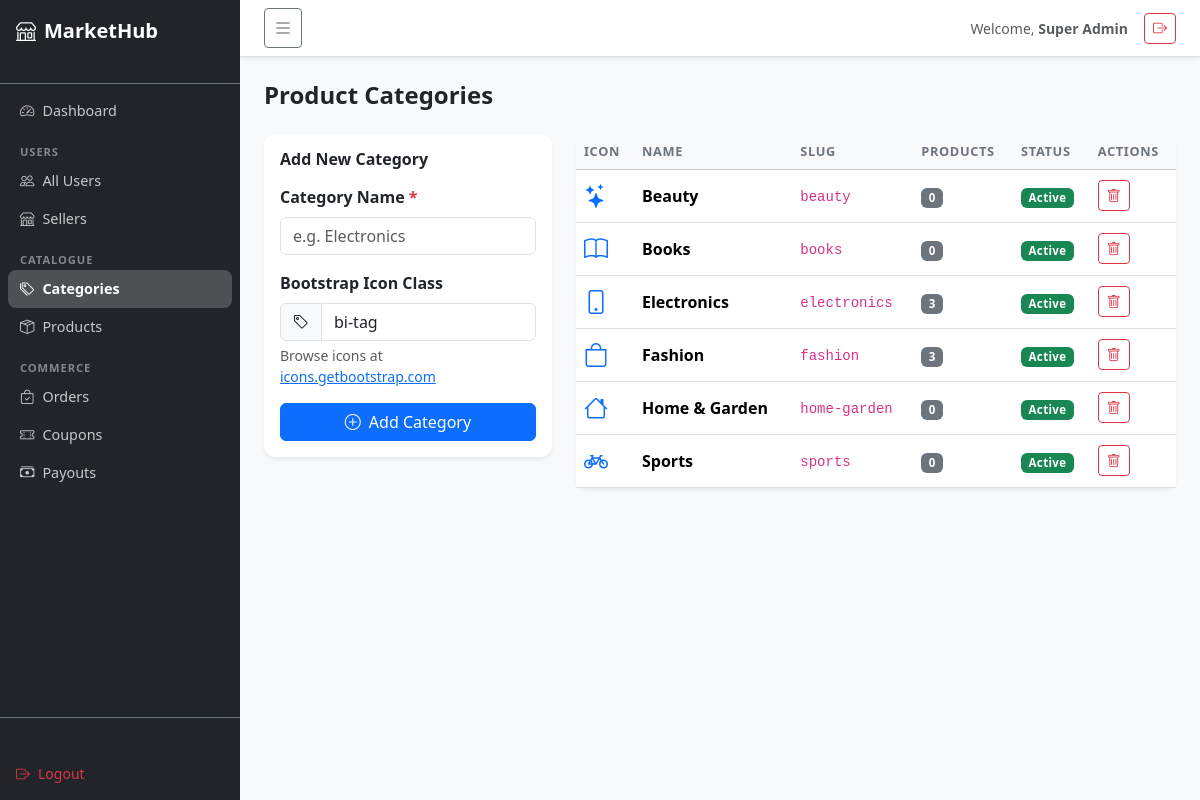
The page /index.php?page=admin_categories (signed in) on the database its author committed.
### tables this page shows
CREATE TABLE categories (
    id INT AUTO_INCREMENT PRIMARY KEY,
    name VARCHAR(100) NOT NULL UNIQUE,
    slug VARCHAR(120) NOT NULL UNIQUE,
    icon VARCHAR(50) DEFAULT 'bi-tag',
    status ENUM('active','inactive') DEFAULT 'active',
    created_at TIMESTAMP DEFAULT CURRENT_TIMESTAMP
);

### controllers/AdminController.php (called while the page is built, shortened)
<?php
class AdminController {
    private Category $categoryModel;
    public function __construct() {
        $this->categoryModel = new Category();
    }
    public function categories(): void {
        $categories = $this->categoryModel->getAll(false);
        require_once __DIR__ . '/../views/admin/categories.php';
    }
}

### config/Database.php (called while the page is built)
<?php
class Database {
    private static ?PDO $instance = null;
    public static function connect(): PDO {
        if (self::$instance === null) {
            $dsn = "mysql:host=" . DB_HOST . ";dbname=" . DB_NAME . ";charset=" . DB_CHARSET;
            $options = [
                PDO::ATTR_ERRMODE            => PDO::ERRMODE_EXCEPTION,
                PDO::ATTR_DEFAULT_FETCH_MODE => PDO::FETCH_ASSOC,
                PDO::ATTR_EMULATE_PREPARES   => false,
            ];
            try {
                self::$instance = new PDO($dsn, DB_USER, DB_PASS, $options);
            } catch (PDOException $e) {
                die('<div style="padding:20px;font-family:sans-serif;color:red;"><h3>Database Connection Failed</h3><p>' . htmlspecialchars($e->getMessage()) . '</p></div>');
            }
        }
        return self::$instance;
    }
}

### models/Category.php (called while the page is built, shortened)
<?php
class Category {
    private PDO $db;
    public function __construct() { $this->db = Database::connect(); }
    public function getAll(bool $activeOnly = true): array {
        $sql = "SELECT c.*, COUNT(p.id) AS product_count
                FROM categories c
                LEFT JOIN products p ON c.id = p.category_id AND p.status = 'active'";
        $sql .= " GROUP BY c.id ORDER BY c.name ASC";
        return $this->db->query($sql)->fetchAll();
    }
}

### config/helpers.php (called while the page is built, shortened)
<?php
function e(mixed $val): string {
    return htmlspecialchars((string)$val, ENT_QUOTES, 'UTF-8');
}

### views/admin/categories.php (the view, shortened to what this page needs)
<?php $pageTitle = 'Categories'; $activePage = 'categories'; require_once __DIR__ . '/../partials/admin_header.php'; ?>
<h4 class="fw-bold mb-4">Product Categories</h4>
<div class="row g-4">
    <div class="col-md-4">
        <div class="card border-0 shadow-sm">
            <div class="card-body">
                <h6 class="fw-bold mb-3">Add New Category</h6>
                <form method="POST" action="<?= BASE_URL ?>index.php?page=admin_add_category">
                    <div class="mb-3">
                        <label class="form-label fw-semibold">Category Name <span class="text-danger">*</span></label>
                        <input type="text" name="name" class="form-control" placeholder="e.g. Electronics" required>
                    </div>
                    <div class="mb-3">
                        <label class="form-label fw-semibold">Bootstrap Icon Class</label>
                        <div class="input-group">
                            <span class="input-group-text" id="iconPreview"><i class="bi bi-tag"></i></span>
                            <input type="text" name="icon" id="iconInput" class="form-control"
                                   placeholder="bi-phone" value="bi-tag"
                                   oninput="document.getElementById('iconPreview').innerHTML='<i class=\'bi \'+this.value+\'\'></i>'">
                        </div>
                        <div class="form-text">
                            Browse icons at <a href="https://icons.getbootstrap.com" target="_blank">icons.getbootstrap.com</a>
                        </div>
                    </div>
                    <button type="submit" class="btn btn-primary w-100">
                        <i class="bi bi-plus-circle me-2"></i>Add Category
                    </button>
                </form>
            </div>
        </div>
    </div>
    <div class="col-md-8">
        <div class="card border-0 shadow-sm">
            <div class="table-responsive">
                <table class="table table-hover align-middle mb-0">
                    <thead class="table-light">
                        <tr>
                            <th>Icon</th>
                            <th>Name</th>
                            <th>Slug</th>
                            <th>Products</th>
                            <th>Status</th>
                            <th>Actions</th>
                        </tr>
                    </thead>
                    <tbody>
                        <?php foreach ($categories as $cat): ?>
                        <tr>
                            <td><i class="bi <?= e($cat['icon']) ?> fs-4 text-primary"></i></td>
                            <td class="fw-semibold"><?= e($cat['name']) ?></td>
                            <td><code class="small"><?= e($cat['slug']) ?></code></td>
                            <td><span class="badge bg-secondary"><?= $cat['product_count'] ?></span></td>
                            <td>
                                <span class="badge <?= $cat['status']==='active'?'bg-success':'bg-secondary' ?>">
                                    <?= ucfirst($cat['status']) ?>
                                </span>
                            </td>
                            <td>
                                <a href="<?= BASE_URL ?>index.php?page=admin_delete_category&id=<?= $cat['id'] ?>"
                                   class="btn btn-sm btn-outline-danger"
                                   onclick="return confirm('Delete this category? Products will be affected.')">
                                    <i class="bi bi-trash"></i>
                                </a>
                            </td>
                        </tr>
                        <?php endforeach; ?>
                    </tbody>
                </table>
            </div>
        </div>
    </div>
</div>
<?php require_once __DIR__ . '/../partials/admin_footer.php'; ?>

### assets/css/style.css (style rules this page uses)
:root { --primary: #0d6efd; --sidebar-w: 240px; }
body { font-family: 'Segoe UI', system-ui, -apple-system, sans-serif; background-color: #f8f9fa; color: #212529; }
a { color: var(--primary); }
.table th { font-size: .8rem; text-transform: uppercase; letter-spacing: .05em; color: #6c757d; font-weight: 700; white-space: nowrap; }
.badge { font-weight: 600; font-size: .72rem; letter-spacing: .03em; }
.card { border-radius: 12px; }

### rows shown on the page
categories: name "Beauty", slug "beauty", product_count "0", status "Active"
categories: name "Books", slug "books", product_count "0", status "Active"
categories: name "Electronics", slug "electronics", product_count "3", status "Active"
categories: name "Fashion", slug "fashion", product_count "3", status "Active"
categories: name "Home & Garden", slug "home-garden", product_count "0", status "Active"
categories: name "Sports", slug "sports", product_count "0", status "Active"

### other values the page prints
$_SESSION['user_name'] "Super Admin"
